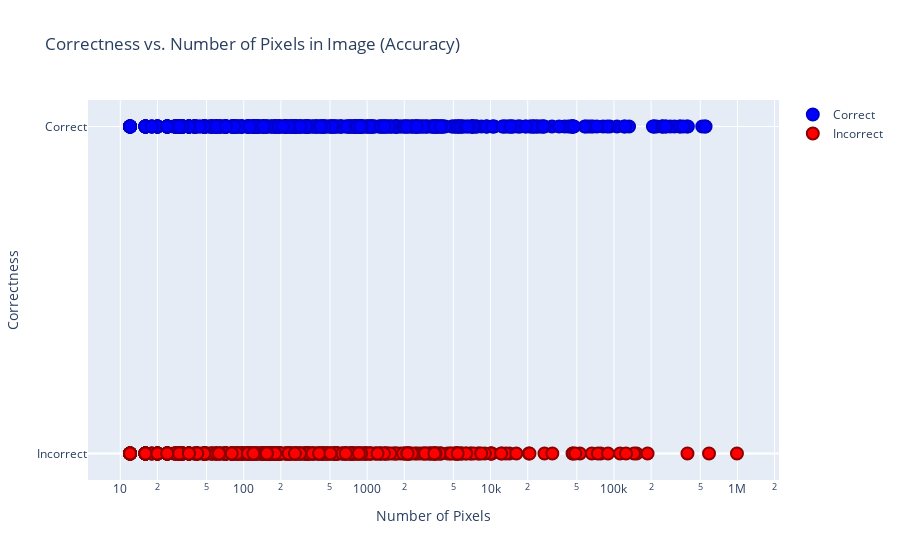

Notebook code for this chart:
### Code cell
fig = go.Figure()

# Add points for correct predictions
fig.add_trace(go.Scatter(
    x=[pixel_counts_accuracies[i] for i in range(len(accuracies)) if accuracies[i]],
    y=[1 for i in range(len(accuracies)) if accuracies[i]],  # Use 1 as a dummy value to represent correct predictions
    mode='markers',
    name='Correct',
    marker=dict(color='Blue', size=12, line=dict(color='MediumBlue', width=2))
))

# Add points for incorrect predictions
fig.add_trace(go.Scatter(
    x=[pixel_counts_accuracies[i] for i in range(len(accuracies)) if not accuracies[i]],
    y=[0 for i in range(len(accuracies)) if not accuracies[i]],  # Use 0 as a dummy value to represent incorrect predictions
    mode='markers',
    name='Incorrect',
    marker=dict(color='Red', size=12, line=dict(color='DarkRed', width=2))
))

fig.update_layout(
    title='Correctness vs. Number of Pixels in Image (Accuracy)',
    xaxis_title='Number of Pixels',
    xaxis_type='log',  # Set the x-axis to a logarithmic scale
    yaxis_title='Correctness',
    yaxis=dict(tickvals=[0, 1], ticktext=['Incorrect', 'Correct'])
)

fig.show()

### Figure 1 — Plotly figure (JSON) as saved in the notebook; plotly's stock layout.template omitted (floating-point values rounded to 4 significant figures; data arrays with more than 128 entries replaced by an {"elided": "..."} marker saying what was removed)
{"data": [{"marker": {"color": "Blue", "line": {"color": "MediumBlue", "width": 2}, "size": 12}, "mode": "markers", "name": "Correct", "type": "scatter", "x": {"elided": "615 int values"}, "y": {"elided": "615 int values"}}, {"marker": {"color": "Red", "line": {"color": "DarkRed", "width": 2}, "size": 12}, "mode": "markers", "name": "Incorrect", "type": "scatter", "x": {"elided": "556 int values"}, "y": {"elided": "556 int values"}}], "layout": {"title": {"text": "Correctness vs. Number of Pixels in Image (Accuracy)"}, "xaxis": {"title": {"text": "Number of Pixels"}, "type": "log"}, "yaxis": {"ticktext": ["Incorrect", "Correct"], "tickvals": [0, 1], "title": {"text": "Correctness"}}}}
